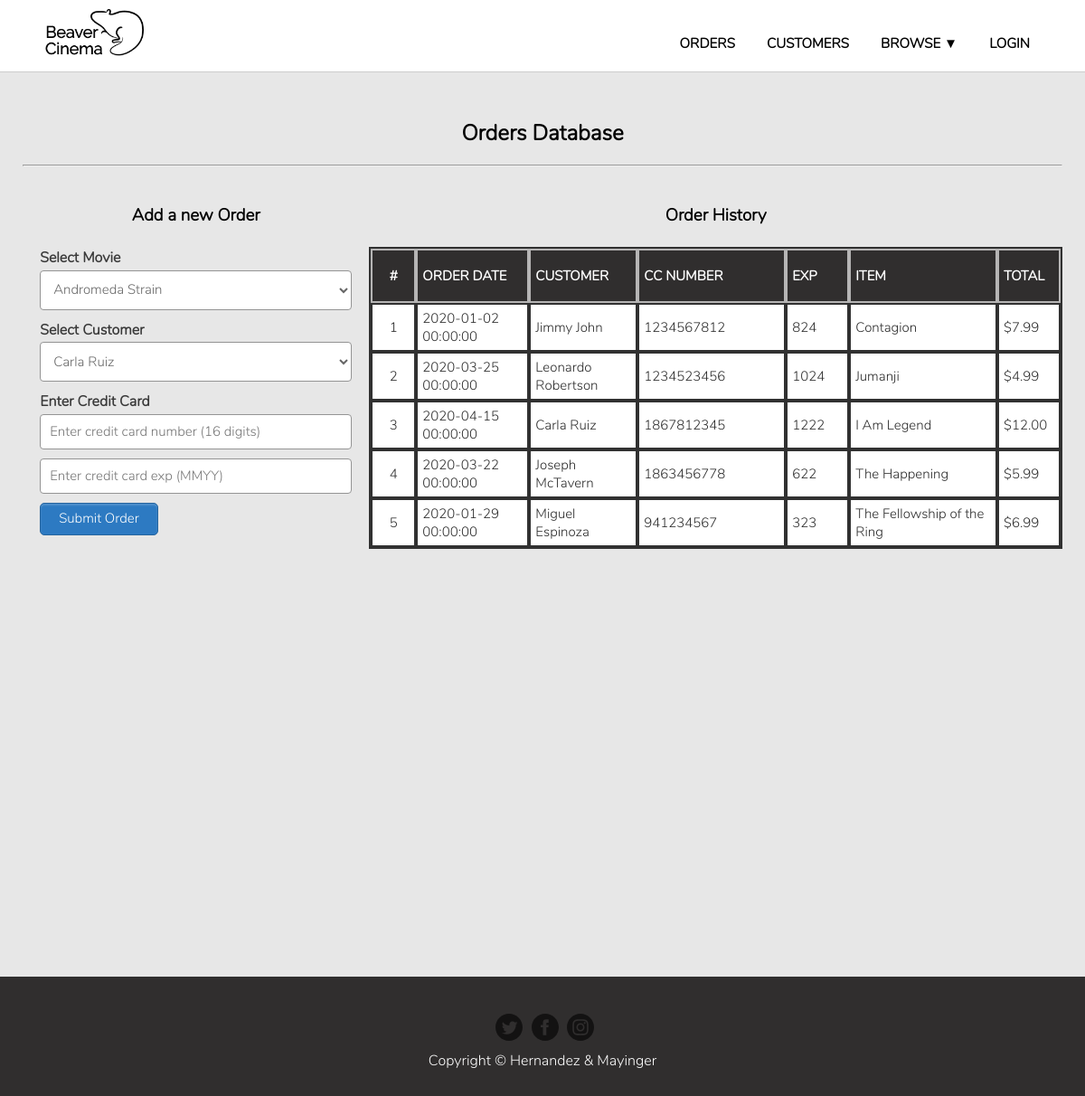
/php/orders.php, run on an earlier commit of the app's database.
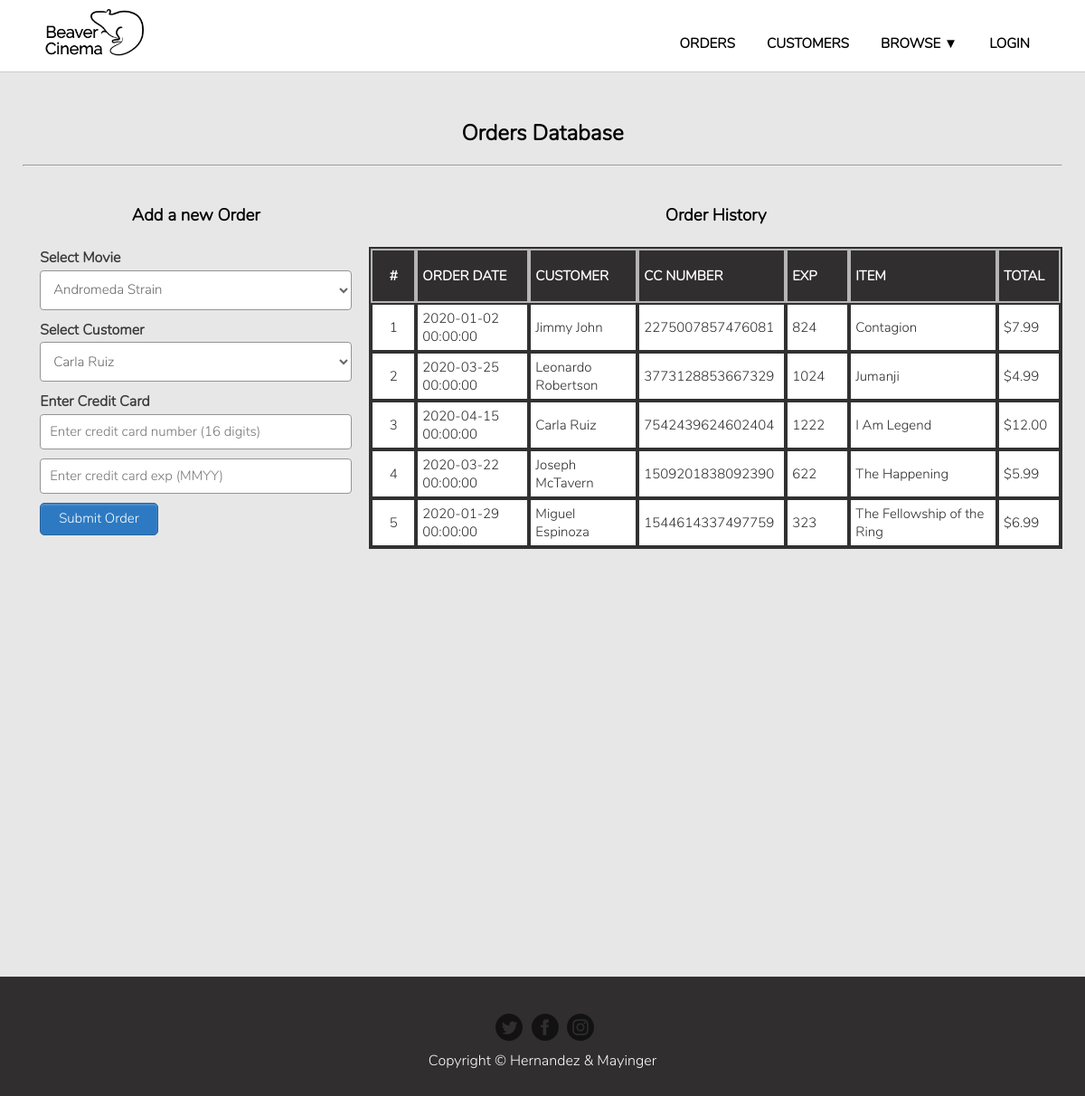
And on a later commit of the database.
### tables this page shows
CREATE TABLE `customers` (
	`customer_id` int(11) unsigned NOT NULL AUTO_INCREMENT,
	`first_name` varchar(255) NOT NULL,
	`last_name` varchar(255) NOT NULL,
	`address` varchar(255) NOT NULL,
	`phone` varchar(255) DEFAULT NULL,
	`email` varchar(255) DEFAULT NULL,
	PRIMARY KEY (`customer_id`)
);

CREATE TABLE `orders` (
	`order_id` int(11) unsigned NOT NULL AUTO_INCREMENT,
	`customer_id` int(11) unsigned,
	`credit_number` bigint(20) NOT NULL,
	`credit_exp` int(11) NOT NULL,
	`order_date` datetime NOT NULL,
	PRIMARY KEY (`order_id`),
	CONSTRAINT `fk_order_customer` FOREIGN KEY (`customer_id`) REFERENCES `customers` (`customer_id`) ON DELETE SET NULL
);

CREATE TABLE `movies` (
	`movie_id` int(11) unsigned NOT NULL AUTO_INCREMENT,
	`title` varchar(255) NOT NULL,
	`price` decimal(5,2) NOT NULL DEFAULT '5.99',
	`num_stock` int(11) unsigned DEFAULT NULL,
	`movie_description` text,
	PRIMARY KEY (`movie_id`)
);

### php/orders.php (the view, shortened to what this page needs)
<?php
include("templates/header.php");	?>
		<div class="container grid">
			<div class="box title">
				<h2 class="title">Orders Database</h2>
				<hr>
			</div>
			<div class="box box-update">
				<div class="edit-customer-form">
					<h3>Add a new Order</h3>
					<?php
					$conn = OpenCon();
					$movie_result = $conn->query("SELECT movie_id, title FROM movies ORDER BY title") or die($conn->error);
					$customer_result = $conn->query("SELECT customer_id, first_name, last_name FROM customers ORDER BY first_name") or die($conn->error);
					?>
					<form action="database/action.php" method="POST" enctype="multipart/form-data">
						<div class="form-group">
							<h4>Select Movie</h4>
							<select class="dropdown-form" name="movie-dropdown">
								<?php
								while($rows = $movie_result->fetch_assoc()){
									$dd_movie_id = $rows['movie_id'];
									$dd_movie_title = $rows['title'];
									echo "<option value='$dd_movie_id'>$dd_movie_title</option>";
								}
								?>
							</select>
						</div>
						<div class="form-group">
							<h4>Select Customer</h4>
							<select class="dropdown-form" name="customer-dropdown">
								<?php
								while($rows = $customer_result->fetch_assoc()){
									$dd_customer_id = $rows['customer_id'];
									$dd_first = $rows['first_name'];
									$dd_last = $rows['last_name'];
									echo "<option value='$dd_customer_id'>$dd_first $dd_last</option>";
								}
								?>
							</select>
						</div>
						<div class="form-group">
							<h4>Enter Credit Card</h4>
							<input type="text" name="credit_number" class="form-control" placeholder="Enter credit card number (16 digits)" maxlength="16" pattern="\d{16}" title="please enter 16 digits" required>
						</div>
						<div class="form-group">
							<input type="text" name="credit_exp" class="form-control" placeholder="Enter credit card exp (MMYY)" maxlength="4" pattern="\d{4}" title="please enter 4 digits" required>
						</div>
						<div class="form-group">
							<input type="submit" class="button-submit" name="submit-order" value="Submit Order">
						</div>
					</form>
				</div>
				<div class="box tbl-header table-box">
					<h3>Order History</h3>
					<?php
						$mysqli = OpenCon();
						$result = $mysqli->query("SELECT o.order_id, o.order_date, c.first_name, c.last_name, o.credit_number, o.credit_exp, m.title, m.price FROM customers AS c
						INNER JOIN orders AS o ON o.customer_id=c.customer_id
						INNER JOIN movie_orders AS mo ON o.order_id=mo.order_id
						INNER JOIN movies AS m ON m.movie_id=mo.movie_id
						ORDER BY o.order_id") or die($mysqli->error);
					?>
					<table class="orders-table">
						<thead>
							<tr class="header-row">
								<th>#</th>
								<th>Order Date</th>
								<th>Customer</th>
								<th>CC Number</th>
								<th>Exp</th>
								<th>Item</th>
								<th>Total</th>
							</tr>
						</thead>
						<?php
							while ($row = $result->fetch_assoc()): ?>
								<tr>
									<td><?php echo $row['order_id']; ?></td>
									<td><?php echo $row['order_date']; ?></td>
									<td><?php echo $row['first_name']." ".$row['last_name']; ?></td>
									<td><?php echo $row['credit_number']; ?></td>
									<td><?php echo $row['credit_exp']; ?></td>
									<td><?php echo $row['title']; ?></td>
									<td>$<?php echo $row['price']; ?></td>
								</tr>
						<?php endwhile; ?>
					</table>
				</div>
			</div>
		</div>
	</div>
<?php include("templates/footer.php");	?>

What changed in the data, as far as the page shows it:
changed through a linked row, customers "Jimmy": orders.credit_number "1234567812" → "2275007857476081"
changed through a linked row, customers "Leonardo": orders.credit_number "1234523456" → "3773128853667329"
changed through a linked row, customers "Carla": orders.credit_number "1867812345" → "7542439624602404"
changed through a linked row, customers "Joseph": orders.credit_number "1863456778" → "1509201838092390"
changed through a linked row, customers "Miguel": orders.credit_number "941234567" → "1544614337497759"
